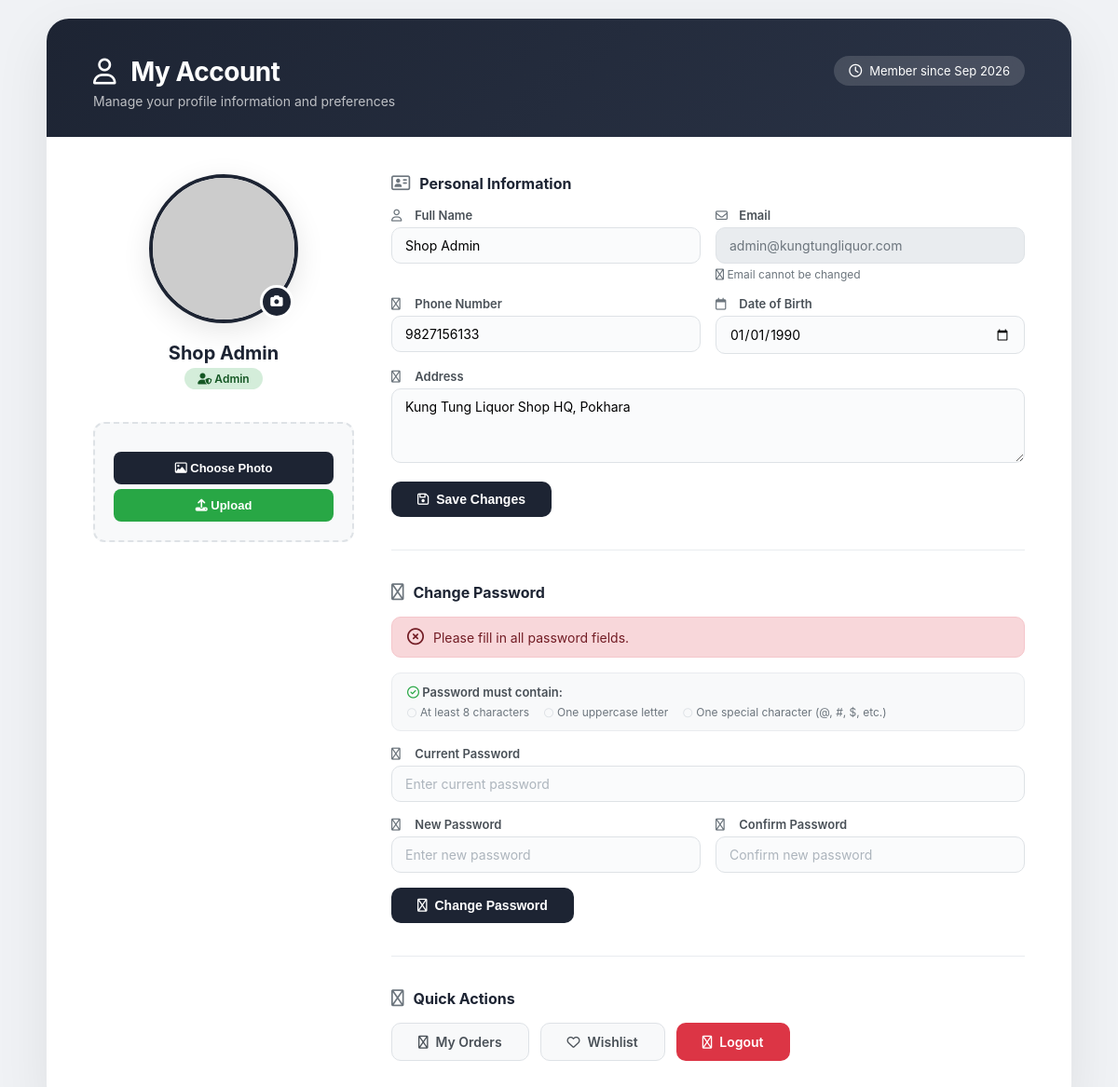
The app's page /login/profile.php?password=empty (signed in) with its own data.
### tables this page shows
CREATE TABLE IF NOT EXISTS users (
    id INT AUTO_INCREMENT PRIMARY KEY,
    email VARCHAR(150) NOT NULL UNIQUE,
    phone_number VARCHAR(20) NOT NULL,
    full_name VARCHAR(100) NOT NULL,
    address VARCHAR(255) NOT NULL,
    date_of_birth DATE NOT NULL,
    password_hash VARCHAR(255) NOT NULL,
    role ENUM('customer', 'admin') NOT NULL DEFAULT 'customer',
    created_at TIMESTAMP DEFAULT CURRENT_TIMESTAMP
);

### login/profile.php (the view, shortened to what this page needs)
<?php
require "../config/database.php";
$user_id = $_SESSION['user_id'];
$stmt = mysqli_prepare($conn, "SELECT * FROM users WHERE id = ?");
mysqli_stmt_bind_param($stmt, "i", $user_id);
mysqli_stmt_execute($stmt);
$result = mysqli_stmt_get_result($stmt);
$user = mysqli_fetch_assoc($result);
?>
<!DOCTYPE html>
<html lang="en">
<head>
    <link rel="stylesheet" href="https://cdnjs.cloudflare.com/ajax/libs/font-awesome/6.5.1/css/all.min.css">
</head>
<body>
<div class="profile-container">
    <div class="profile-card">
        <div class="profile-header">
            <div class="profile-header-top">
                <div class="profile-header-left">
                    <h1>
                        <i class="fa-regular fa-user" style="margin-right: 10px;"></i>
                        My Account
                    </h1>
                    <p>Manage your profile information and preferences</p>
                </div>
                <div class="profile-header-badge">
                    <i class="fa-regular fa-clock"></i>
                    Member since <?= date("M Y", strtotime($user['created_at'])) ?>
                </div>
            </div>
        </div>
        <div class="profile-body">
            <div class="profile-sidebar">
                <div class="avatar-wrapper">
                    <img src="<?= !empty($user['profile_image'])
                        ? "../uploads/profile/".$user['profile_image']
                        : "https://ui-avatars.com/api/?name=".urlencode($user['full_name'])."&background=1d2433&color=ffffff&size=160" ?>"
                         alt="Profile Picture">
                    <button class="avatar-edit-btn" onclick="document.getElementById('fileInput').click();" title="Change Profile Picture">
                        <i class="fa-solid fa-camera"></i>
                    </button>
                </div>
                <div class="profile-username"><?= htmlspecialchars($user['full_name']) ?></div>
                <span class="profile-role <?= $user['role'] ?>">
                    <i class="fa-solid <?= $user['role'] == 'admin' ? 'fa-user-shield' : 'fa-user' ?>"></i>
                    <?= ucfirst($user['role']) ?>
                </span>
                <form action="upload_profile.php" method="POST" enctype="multipart/form-data" class="upload-form">
                    <button type="button" class="btn-upload" onclick="document.getElementById('fileInput').click();">
                        <i class="fa-regular fa-image"></i> Choose Photo
                    </button>
                    <button type="submit" class="btn-upload" style="margin-top:5px; background: #28a745;">
                        <i class="fa-solid fa-upload"></i> Upload
                    </button>
                </form>
            </div>
            <div class="profile-content">
                <div>
                    <div class="section-title">
                        <i class="fa-regular fa-address-card"></i>
                        Personal Information
                    </div>
                    <form action="update_profile.php" method="POST">
                        <div class="form-row">
                            <div class="form-group">
                                <label><i class="fa-regular fa-user"></i> Full Name</label>
                                <input type="text" name="full_name" class="form-control"
                                       value="<?= htmlspecialchars($user['full_name']) ?>" required>
                            </div>
                            <div class="form-group">
                                <label><i class="fa-regular fa-envelope"></i> Email</label>
                                <input type="email" name="email" class="form-control"
                                       value="<?= htmlspecialchars($user['email']) ?>" disabled>
                                <small style="color:#6c757d;font-size:12px;display:block;margin-top:4px;">
                                    <i class="fa-regular fa-info-circle"></i> Email cannot be changed
                                </small>
                            </div>
                        </div>
                        <div class="form-row">
                            <div class="form-group">
                                <label><i class="fa-regular fa-phone"></i> Phone Number</label>
                                <input type="text" name="phone" class="form-control"
                                       value="<?= htmlspecialchars($user['phone_number']) ?>">
                            </div>
                            <div class="form-group">
                                <label><i class="fa-regular fa-calendar"></i> Date of Birth</label>
                                <input type="date" name="dob" class="form-control"
                                       value="<?= !empty($user['date_of_birth']) && $user['date_of_birth'] != '0000-00-00' ? $user['date_of_birth'] : '' ?>">
                            </div>
                        </div>
                        <div class="form-group">
                            <label><i class="fa-regular fa-location-dot"></i> Address</label>
                            <textarea name="address" class="form-control" rows="3"><?= htmlspecialchars($user['address']) ?></textarea>
                        </div>
                        <button type="submit" class="btn-primary">
                            <i class="fa-regular fa-floppy-disk"></i> Save Changes
                        </button>
                    </form>
                </div>
                <hr class="section-divider">
                <div>
                    <div class="section-title">
                        <i class="fa-regular fa-lock"></i>
                        Change Password
                    </div>
                    <?php if(isset($_GET['password'])): ?>
                        <div class="alert <?= in_array($_GET['password'], ['success']) ? 'alert-success' : 'alert-error' ?>">
                            <i class="fa-regular <?= in_array($_GET['password'], ['success']) ? 'fa-circle-check' : 'fa-circle-xmark' ?>"></i>
                            <?php
                                $messages = [
                                    'success' => 'Password changed successfully!',
                                    'wrong' => 'Current password is incorrect.',
                                    'mismatch' => 'New passwords do not match.',
                                    'short' => 'Password must be at least 8 characters.',
                                    'empty' => 'Please fill in all password fields.',
                                    'error' => 'Something went wrong. Please try again.',
                                    'uppercase' => 'Password must contain at least one uppercase letter.',
                                    'special' => 'Password must contain at least one special character.'
                                ];
                                echo $messages[$_GET['password']] ?? 'An error occurred.';
                            ?>
                        </div>
                    <?php endif; ?>
                    <div class="password-requirements">
                        <p><i class="fa-regular fa-circle-check" style="color:#28a745;"></i> Password must contain:</p>
                        <ul>
                            <li id="req-length"><i class="fa-regular fa-circle"></i> At least 8 characters</li>
                            <li id="req-uppercase"><i class="fa-regular fa-circle"></i> One uppercase letter</li>
                            <li id="req-special"><i class="fa-regular fa-circle"></i> One special character (@, #, $, etc.)</li>
                        </ul>
                    </div>
                    <form action="change_password.php" method="POST" id="passwordForm">
                        <div class="form-group">
                            <label><i class="fa-regular fa-key"></i> Current Password</label>
                            <input type="password" name="current_password" class="form-control"
                                   placeholder="Enter current password" required>
                        </div>
                        <div class="form-row">
                            <div class="form-group">
                                <label><i class="fa-regular fa-key"></i> New Password</label>
                                <input type="password" name="new_password" id="new_password" class="form-control"
                                       placeholder="Enter new password" required>
                            </div>
                            <div class="form-group">
                                <label><i class="fa-regular fa-key"></i> Confirm Password</label>
                                <input type="password" name="confirm_password" id="confirm_password" class="form-control"
                                       placeholder="Confirm new password" required>
                            </div>
                        </div>
                        <button type="submit" class="btn-secondary" style="background:#1d2433;color:white;border:none;" id="changePasswordBtn">
                            <i class="fa-regular fa-rotate"></i> Change Password
                        </button>
                    </form>
                </div>
                <hr class="section-divider">
                <div>
                    <div class="section-title">
                        <i class="fa-regular fa-cog"></i>
                        Quick Actions
                    </div>
                    <div class="profile-actions">
                        <a href="orders.php" class="btn-secondary">
                            <i class="fa-regular fa-shopping-bag"></i> My Orders
                        </a>
                        <a href="wishlist.php" class="btn-secondary">
                            <i class="fa-regular fa-heart"></i> Wishlist
                        </a>
                        <a href="logout.php" class="btn-danger">
                            <i class="fa-regular fa-sign-out"></i> Logout
                        </a>
                    </div>
                </div>
            </div>
        </div>
    </div>
</div>
</body>
</html>

### records on screen
users: created_at "Sep 2026", full_name "Shop Admin", role "Admin", email "admin@kungtungliquor.com", phone "9827156133", dob "01/01/1990", address "Kung Tung Liquor Shop HQ, Pokhara"

### other values on screen
$messages[$_GET['password']] "Please fill in all password fields."
